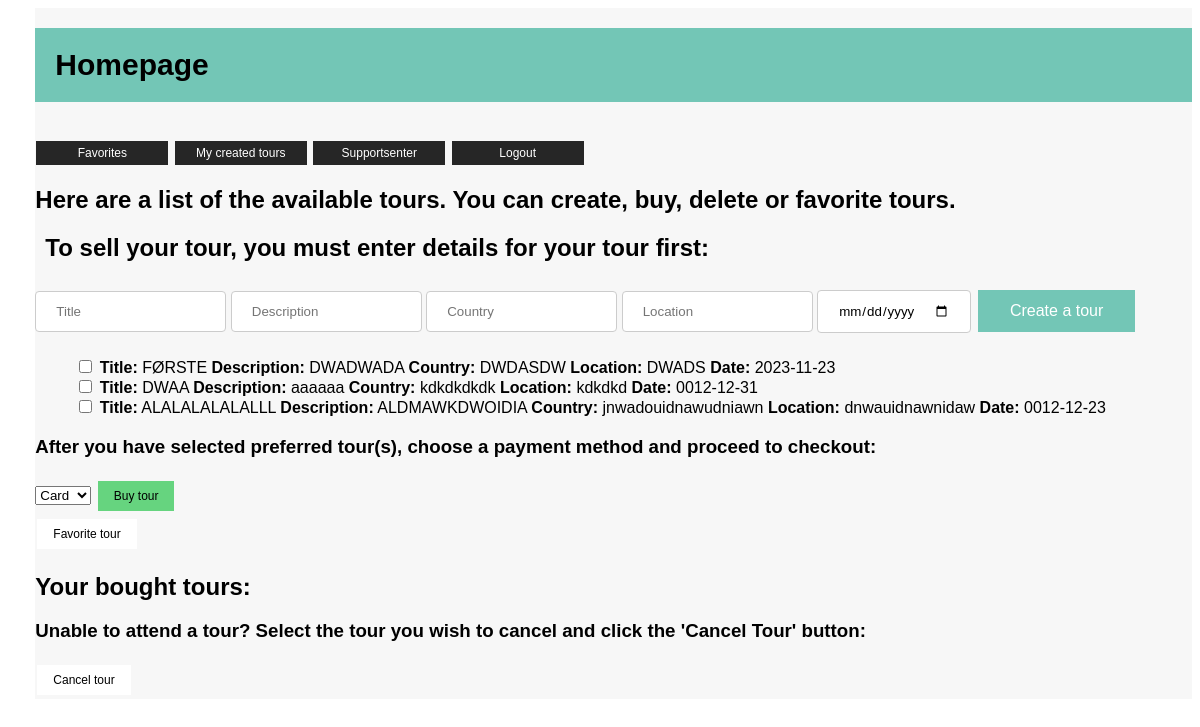
Screenshot of /homepage with the database file from the repository.
### tables this page shows
CREATE TABLE Tour(
                ID INTEGER PRIMARY KEY AUTOINCREMENT,
                Title TEXT,
                Description TEXT,
                Country TEXT,
                Location TEXT,
                Date DATETIME,
                CreatedBy 
    );

### app.py (the view)
@application.route('/homepage')
def homepage():
    global global_user_id
    list_tours = get_list_tours()
    list_of_bought_tours = get_list_of_user_bought_tours(global_user_id)
    is_admin = get_user_online_is_admin()
    return render_template('/homepage.html', is_admin=is_admin,  list_of_tours=list_tours,
                           list_of_bought_tours=list_of_bought_tours)

### backend/autentication/login.py (called while the page is built)
def get_user_online():
    pathing = os.path.dirname(__file__) + "/user_online.json"
    try:
        with open(pathing, 'r') as file:
            data = json.load(file)
            return data.get('user_online', '')
    except FileNotFoundError:
        return r'user_online.json File Not Found'

def get_user_online_is_admin():
    admin_check = get_user_online()
    if admin_get(admin_check):
        return True
    else:
        return False

### backend/database/Tour.py (called while the page is built)
def list_tours():
    db = sqlite3.connect(pathing)
    cursor = db.cursor()
    cursor.execute("SELECT * from Tour")
    list = cursor.fetchall()
    return list

### backend/database/Tour_advanced.py (called while the page is built)
def list_of_user_bought_tours(global_id):
    db = sqlite3.connect(pathing)
    cursor = db.cursor()
    cursor.execute('''SELECT TourBooked.ID, Tour.Title, Tour.Description, Tour.Country, Tour.Location, Tour.Date
        FROM Tour
        INNER JOIN TourBooked on Tour.ID = TourBooked.Tour_ID
        WHERE TourBooked.User_ID = ?''', (global_id,))
    list_of_bought_tours = cursor.fetchall()
    db.close()
    return list_of_bought_tours

### backend/database/user.py (called while the page is built)
def admin_get(Username):
    con = sqlite3.connect(pathing)
    cur = con.cursor()
    try:
        con = sqlite3.connect(pathing)
        cur = con.cursor()
        cur.execute("SELECT Admin FROM User WHERE Username = ?", (Username,))
        admin = cur.fetchone()
        return admin[0]
    except:
        print("FEIL I ADMIN_GET")

### backend/handler/tour_handler.py (called while the page is built)
def get_list_tours():
    return list_tours()

def get_list_of_user_bought_tours(global_id):
    return list_of_user_bought_tours(global_id)

### frontend/templates/homepage.html (shortened to what this page needs)
<!DOCTYPE html>
<html lang="en">
<head>
    <link rel="stylesheet" type="text/css" href="{{ url_for('static', filename='css/homepage.css') }}">
</head>
<body>
<div id="grid">
    <div id="colored_body">
    <h1 id="intro">Homepage</h1><br>
    <a href="{{ url_for('favorites') }}" class="top_links_styling">Favorites</a>
    <a href="{{ url_for('my_created_tours') }}" class="top_links_styling">My created tours</a>
    <a href="{{ url_for('support_senter') }}" class="top_links_styling">Supportsenter</a>
    <a href="{{ url_for('index') }}" class="top_links_styling">Logout</a>
    <h2>Here are a list of the available tours. You can create, buy, delete or favorite tours.</h2>
    <form action="/create_a_tour" , method="POST">
    <h2 id="instruction">To sell your tour, you must enter details for your tour first:</h2>
    <form action="/create_a_tour" method="POST" id="form_create_tour_input">
        <input type="text" name="Title" placeholder="Title" class="input_styling">
        <input type="text" name="Description" placeholder="Description" class="input_styling">
        <input type="text" name="Country" placeholder="Country" class="input_styling">
        <input type="text" name="Location" placeholder="Location" class="input_styling">
        <input type="date" name="Date" class="input_styling">
        <button type="submit" class="tour_button_styling">Create a tour</button>
    </form>
    <form action="/checkbox_tour" method="POST" id="available_tours">
        <ul>
            {% for tour in list_of_tours %}
            <li>
                <input type="checkbox" name="checkbox_row" value="{{ tour[0] }}">
                <strong>Title:</strong> {{ tour[1] }}
                <strong>Description:</strong> {{ tour[2] }}
                <strong>Country:</strong> {{ tour[3] }}
                <strong>Location:</strong> {{ tour[4] }}
                <strong>Date:</strong> {{ tour[5] }}
            </li>
            {% endfor %}
        </ul>
        <h3>After you have selected preferred tour(s), choose a payment method and proceed to checkout:</h3>
        <select id="dropdown">
            <option value="valg1">Card</option>
        </select>
        <button type="submit" name="handle_action" value="buy" class="checkbox_buy_button_styling">Buy tour</button> <br>
        <button type="submit" name="handle_action" value="favorite" class="checkbox_button_styling">Favorite tour</button>
    </form>
    <h2>Your bought tours:</h2>
    <form action="/remove_bought_tour" method="POST" id="bought_tours">
        <h3>Unable to attend a tour? Select the tour you wish to cancel and click the 'Cancel Tour' button:</h3>
        <button type="submit" name="handle_action" value="delete" class="checkbox_button_styling">Cancel tour</button>
    </form></form>
    </div>
</div>
</body>
</html>

### static/css/homepage.css (style rules this page uses)
* { font-family: "Gill Sans", sans-serif; }
#grid { display: grid; grid-template-columns: 1fr 1fr 1fr 1fr 1fr grid-template-rows: 1fr 1fr 1fr 1fr 1fr 1fr }
#intro { font-decoration: none; font-size: 30px; font-weight: 900; grid-column: 2/4; grid-row: 1/2; background-color: #73C6B6; padding: 20px; }
#instruction { font-decoration: none; grid-column: 2/5; grid-row: 1/2; padding-left: 10px; }
.input_styling { padding: 12px 20px; margin: 8px 0; display: inline-block; border: 1px solid #ccc; border-radius: 4px; box-sizing: border-box; }
.tour_button_styling { background-color: #73C6B6; border: none; color: white; padding: 12px 32px; text-align: center; text-decoration: none; display: inline-block; font-size: 16px; margin: 4px 2px; cursor: pointer; }
.checkbox_button_styling { background-color: #ffffff; border: none; color: black; padding: 8px 16px; text-align: center; text-decoration: none; display: inline-block; font-size: 12px; margin: 4px 2px; cursor: pointer; }
.checkbox_buy_button_styling { background-color: #66d47f; border: none; color: black; padding: 8px 16px; text-align: center; text-decoration: none; display: inline-block; font-size: 12px; margin: 4px 2px; cursor: pointer; }
.top_links_styling { background-color: #262626; border: none; color: white; padding: 5px 16px; width: 100px; text-align: center; text-decoration: none; display: inline-block; font-size: 12px; margin: 1px 1px; cursor: pointer; }
#available_tours { grid-column: 2/4; grid-row: 3/4; }
#bought_tours { grid-column: 2/4; grid-row: 5/6; }
#colored_body { grid-column: 2/4; grid-row: 1/5; background-color: #F7F7F7; }
ul { list-style-type: none; }

### rows the page displays
Tour: Title "FØRSTE", Description "DWADWADA", Country "DWDASDW", Location "DWADS", Date "2023-11-23"
Tour: Title "DWAA", Description "aaaaaa", Country "kdkdkdkdk", Location "kdkdkd", Date "0012-12-31"
Tour: Title "ALALALALALALLL", Description "ALDMAWKDWOIDIA", Country "jnwadouidnawudniawn", Location "dnwauidnawnidaw", Date "0012-12-23"
